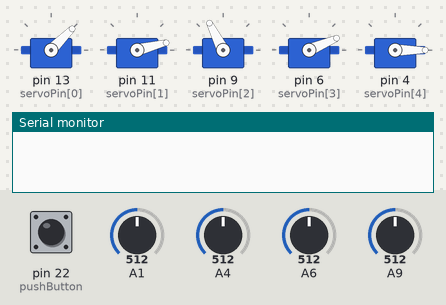
Recording of a sketch running on a simulated Arduino Mega 2560, built with avr-gcc and run on an emulated ATmega2560. Shown: 5 × servo, the last lines printed to the serial monitor. The inputs (shaded band) are chosen by the test bench; at power-on: pin 22 (pushButton) HIGH, A1 = 512, A4 = 512, A6 = 512, A9 = 512.

Above: at 3.2 s.
3.3 s: pin 22 (pushButton) pulled LOW for 0.25 s
At 4.97 s:
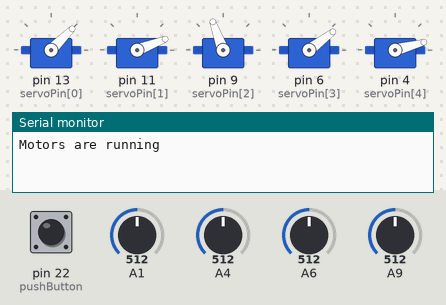
At 5.37 s:
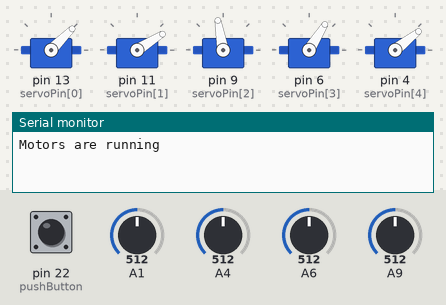
9.5 s: A1 set to 306
At 10.7 s:
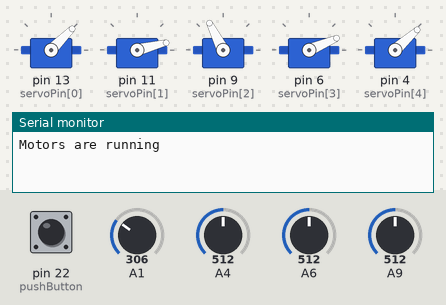
Timing chart, 0 to 12.5 s (numbered marks = the images above; inputs shaded):
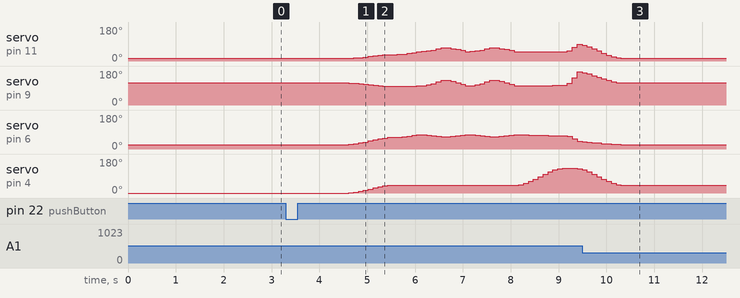

Measured:
- after the input at 3.3 s, servo on pin 11 (servoPin[1]): 14° → 15° after 1.3 s, → 16° 0.10 s later, → 18° 0.10 s later, → 21° 0.10 s later, … (40 changes in this stretch); servo on pin 9 (servoPin[2]): 117° → 116° after 1.3 s, → 115° 0.10 s later, → 113° 0.10 s later, → 110° 0.10 s later, … (38 changes in this stretch)

The sketch:

feedbackControl_mode3.ino
```cpp
#include <Servo.h>

const int servoPin[5]   = {13,11,9,6,4};   // define pins attached to servos
const int encoderPin[4] = {1,4,6,9};
Servo myservo1;                               // build servo object
Servo myservo2;
Servo myservo3;
Servo myservo4;
Servo myservo5;

const int maxrow=5;
const int maxcol=67;                           // the first trajectory
int jointAngle[maxrow+1][maxcol+1]=
                        {{0,100,200,300,400,500,600,700,800,900,1000,1100,1200,1300,1400,1500,1600,1700,1800,1900,2000,2100,2200,2300,2400,2500,2600,2700,2800,2900,3000,3100,3200,3300,3400,3500,3600,3700,3800,3900,4000,4100,4200,4300,4400,4500,4600,4700,4800,4900,5000,5100,5200,5300,5400,5500,5700,5900,6100,6200,6300,6400,6500,6600,6700,6800,6900,7000},
{45,45,45,45,45,45,45,45,45,45,45,45,45,45,45,45,45,45,45,45,45,45,45,45,45,45,45,45,45,45,45,45,45,45,45,45,45,45,45,45,45,45,45,45,45,45,45,45,45,45,45,45,45,45,45,45,45,45,45,45,45,45,45,45,45,45,45,45},
{14,14,14,14,14,14,14,14,14,14,14,15,16,18,21,24,27,30,32,34,34,35,37,41,45,50,51,54,58,64,70,69,66,61,56,50,51,54,58,64,70,69,66,61,56,50,50,50,50,49,49,48,48,48,48,48,55,74,90,84,75,65,53,41,31,22,16,14},
{117,117,117,117,117,117,117,117,117,117,117,116,115,113,110,107,104,102,100,98,98,98,98,98,99,101,102,107,113,122,132,130,125,117,109,101,102,107,113,122,132,130,125,117,109,101,101,101,102,102,102,103,103,104,104,104,114,145,176,171,165,156,147,138,130,123,118,117},
{23,23,23,23,23,23,23,23,23,23,23,24,27,32,37,43,49,54,58,61,62,63,65,68,72,75,75,74,71,68,64,65,67,70,73,75,75,74,71,68,64,65,67,70,73,75,75,75,74,73,72,72,71,70,70,69,67,55,40,38,37,34,32,29,27,25,24,23},
{0,0,0,0,0,0,0,0,0,0,0,1,4,9,15,21,27,33,38,41,42,42,42,42,42,42,42,42,42,42,42,42,42,42,42,42,42,42,42,42,42,42,42,42,42,42,45,51,61,74,87,100,113,123,129,132,132,132,129,123,113,100,87,74,61,51,45,42}};

double slope[6]     = { 0.4768,  0.4868,  0.4926,   0.515,  0.5104, 0};     //parameter to convert encoder signal to degree
double intercept[6] = {-59.954, -58.956, -58.561, -58.764, -57.508, 0};     //parameter to convert encoder signal to degree
                                                                            //servo # 2,3,4,5,1 from base frame origin to end-effector
double feedback_before[maxrow][maxcol+1];
double feedback_after[maxrow][maxcol+1];


int pushButton = 22;  //digital pin num of button
boolean clicks = false;   //count on and off status of button

void setup() {
  // put your setup code here, to run once:

  myservo1.attach(servoPin[0]);
  myservo2.attach(servoPin[1]);
  myservo3.attach(servoPin[2]);
  myservo4.attach(servoPin[3]);
  myservo5.attach(servoPin[4]);

  myservo1.write(jointAngle[1][0]);           // initialize servos
  myservo2.write(jointAngle[2][0]);
  myservo3.write(jointAngle[3][0]);
  myservo4.write(jointAngle[4][0]);
  myservo5.write(jointAngle[5][0]);

  Serial.begin(9600);
  pinMode(pushButton, INPUT_PULLUP);

  delay(2000);

  /*
  for(int i = 1; i<= maxcol; i++)
  {
    int dt = jointAngle[0][i]-jointAngle[0][i-1];
    myservo1.write(jointAngle[1][i]);           // move servos seperately
    delay(dt/5);
    feedback1();

    // delay a const time to let servo move
    myservo2.write(jointAngle[2][i]);
    delay(dt/5);
    feedback2();

    myservo3.write(jointAngle[3][i]);
    delay(dt/5);
    feedback3();

    myservo4.write(jointAngle[4][i]);
    delay(dt/5);
    feedback4();

    myservo5.write(jointAngle[5][i]);
    delay(dt/5);
  }
  */
}

void loop() {

  //button
  int buttonState = digitalRead(pushButton);
  delay(200);

  if (buttonState == 0) {
    clicks = true;
    /*
    if (clicks == 0) {
      clicks++;
//      Serial.println(clicks);
      //Serial.println("Robot arm is working");
    }
    else {
      clicks--;
//      Serial.println(clicks);
      Serial.println("Stand by");
    }
    */
  }
  if (clicks == true){
    Serial.println("Motors are running");


    for(int i = 1; i<= maxcol; i++)
  {
//    int dt = jointAngle[0][i]-jointAngle[0][i-1];
    myservo1.write(jointAngle[1][i]);           // move servos seperately
//    delay(dt/5);
//    feedback_before[0][i] = feedback1();
//    feedback_after[0][i] = analogRead(encoderPin[0]) * slope[0] - intercept[0];

    // delay a const time to let servo move
    myservo2.write(jointAngle[2][i]);
//    delay(dt/5);
//    feedback_before[1][i] = feedback2();
//    feedback_after[1][i] = analogRead(encoderPin[1]) * slope[1] - intercept[1];

    myservo3.write(jointAngle[3][i]);
//    delay(dt/5);
//    feedback_before[2][i] = feedback3();
//    feedback_after[2][i] = analogRead(encoderPin[2]) * slope[2] - intercept[2];

    myservo4.write(jointAngle[4][i]);
//    delay(dt/5);
//    feedback_before[3][i] = feedback4();
//    feedback_after[3][i] = analogRead(encoderPin[3]) * slope[3] - intercept[3];

    myservo5.write(jointAngle[5][i]);
    delay(90);

    feedback_before[0][i-1] = feedback1();
    feedback_before[1][i-1] = feedback2();
    feedback_before[2][i-1] = feedback3();
    feedback_before[3][i-1] = feedback4();
    delay(10);
    feedback_after[0][i-1] = analogRead(encoderPin[0]) * slope[0] + intercept[0];
    feedback_after[1][i-1] = analogRead(encoderPin[1]) * slope[1] + intercept[1];
    feedback_after[2][i-1] = analogRead(encoderPin[2]) * slope[2] + intercept[2];
    feedback_after[3][i-1] = analogRead(encoderPin[3]) * slope[3] + intercept[3];
  }

   delay(2000);

   Serial.println("feedback before:");
   for(int i = 0; i < maxrow-1; i++){
      for(int j = 0; j < maxcol; j++){
          Serial.print(feedback_before[i][j]);
          if(j < maxcol-1){
              Serial.write(' ');
          }
          else{
              Serial.write('\n');
          }
      }
   }


  Serial.println("feedback after:");
   for(int i = 0; i < maxrow-1; i++){
      for(int j = 0; j < maxcol; j++){
        Serial.print(feedback_after[i][j]);
          if(j < maxcol-1){
              Serial.write(' ');
          }
          else{
              Serial.write('\n');
          }
      }
   }

  }
  clicks = false;


}

double feedback1(){
  int reference;
  double aSignal;
  double difference;
  int compensation;
  aSignal = analogRead(encoderPin[0]) * slope[0] + intercept[0];
  reference = myservo1.read();
  difference = aSignal - reference;
  if(abs(difference)<5){
    compensation = int(abs(difference));
     if(difference > 0)
        myservo1.write(reference + compensation);
     else
        myservo1.write(reference - compensation);
  }

  return aSignal;
}

double feedback2(){
  int reference;
  double aSignal;
  double difference;
  int compensation;
  aSignal = analogRead(encoderPin[1]) * slope[1] + intercept[1];
  reference = myservo2.read();
  difference = aSignal - reference;
  if(abs(difference)<5){
     compensation = int(abs(difference));
     if(difference > 0)
        myservo2.write(reference + compensation);
     else
        myservo2.write(reference - compensation);
  }
  return aSignal;
}

double feedback3(){
  int reference;
  double aSignal;
  double difference;
  int compensation;
  aSignal = analogRead(encoderPin[2]) * slope[2] + intercept[2];
  reference = myservo3.read();
  difference = aSignal - reference;
  if(abs(difference)<5){
    compensation = int(abs(difference));
     if(difference > 0)
        myservo3.write(reference + compensation);
     else
        myservo3.write(reference - compensation);
  }
  return aSignal;
}

double feedback4(){
  int reference;
  double aSignal;
  double difference;
  int compensation;
  aSignal = analogRead(encoderPin[3]) * slope[3] + intercept[3];
  reference = myservo4.read();
  difference = aSignal - reference;
  if(abs(difference)<5){
    compensation = int(abs(difference));
     if(difference > 0)
        myservo4.write(reference + compensation);
     else
        myservo4.write(reference - compensation);
  }
  return aSignal;
}
```
